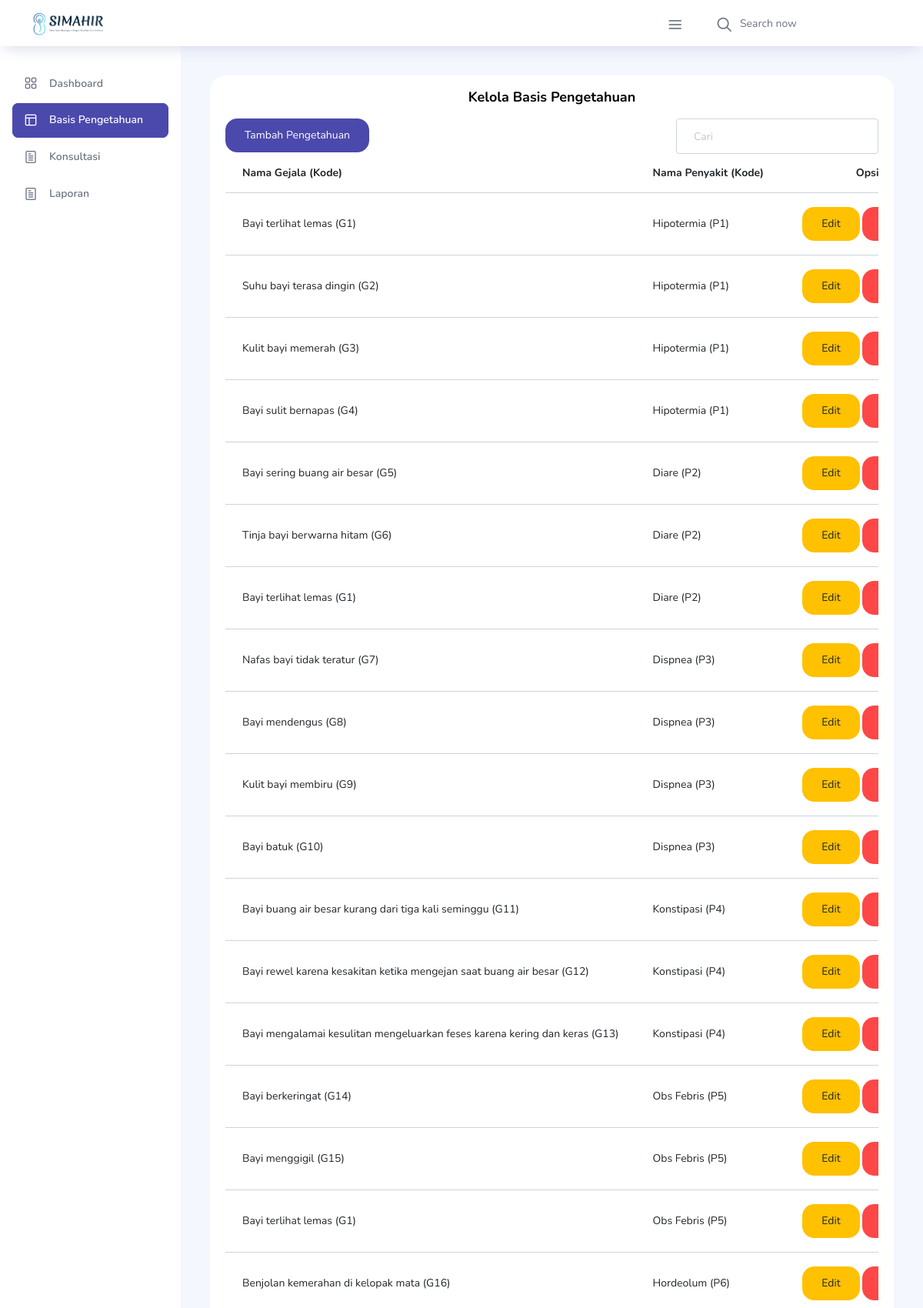
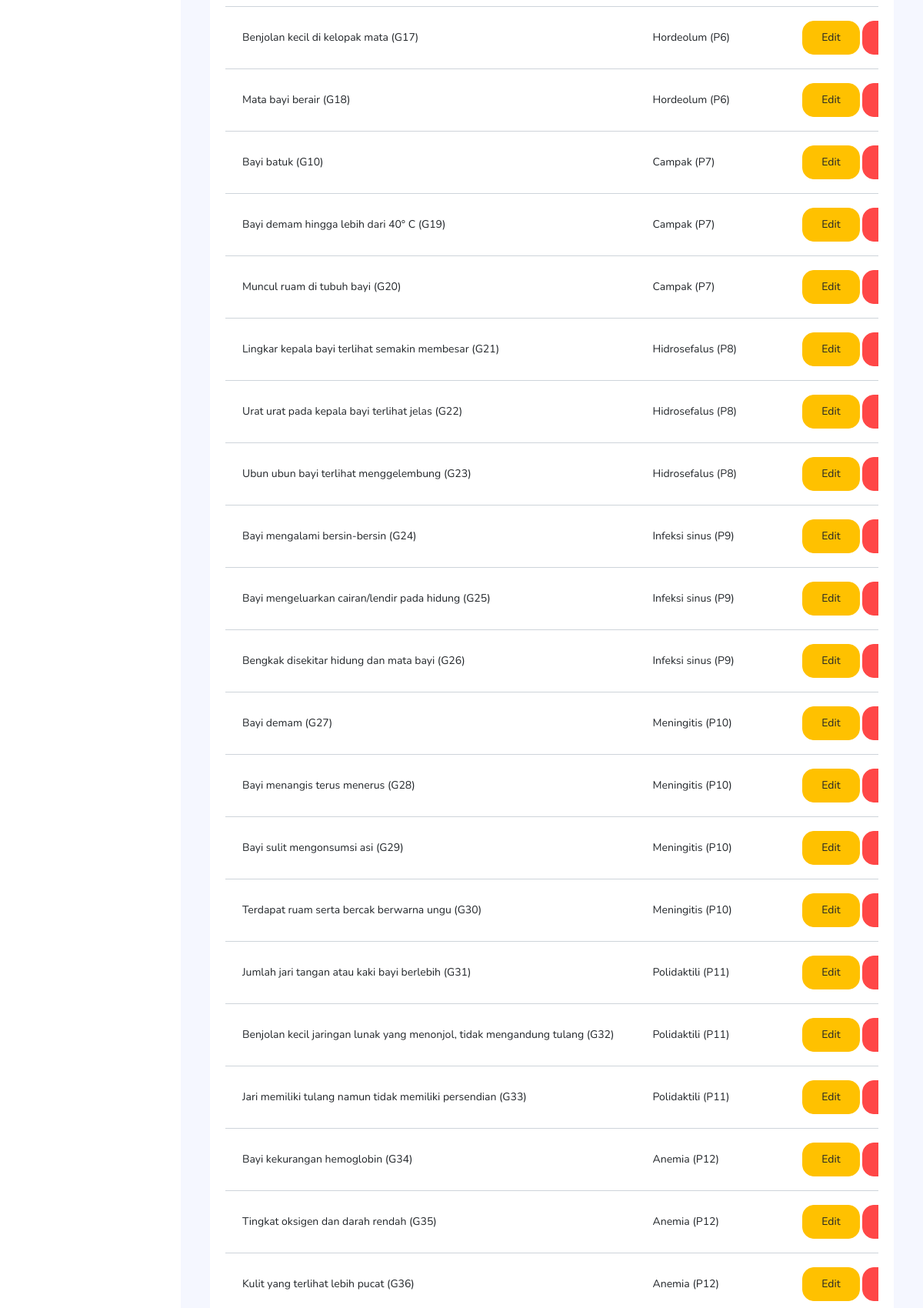
The app's page /view/basis_pengetahuan.php (signed in, upper part) with its own data (2 pictures, top to bottom).
### tables this page shows
CREATE TABLE `tb_pengetahuan`  (
  `id` int(11) NOT NULL AUTO_INCREMENT,
  `kode_gejala` varchar(4) NULL DEFAULT NULL,
  `kode_penyakit` varchar(4) NULL DEFAULT NULL,
  PRIMARY KEY (`id`) USING BTREE
);

CREATE TABLE `tb_gejala`  (
  `id` int(255) NOT NULL AUTO_INCREMENT,
  `kode_gejala` varchar(4) NOT NULL,
  `nama_gejala` varchar(255) NOT NULL,
  PRIMARY KEY (`id`) USING BTREE
);

CREATE TABLE `tb_penyakit`  (
  `id` int(11) NOT NULL AUTO_INCREMENT,
  `kode_penyakit` varchar(4) NOT NULL,
  `nama_penyakit` varchar(50) NOT NULL,
  `pengertian` text NULL,
  `solusi` text NOT NULL,
  PRIMARY KEY (`id`) USING BTREE
);

### class/koneksi.php (called while the page is built, shortened)
<?php
    class koneksi{
        public function __construct($con){
            $this->db=$con;
        }
    }
?>

### view/basis_pengetahuan.php (the view, shortened to what this page needs)
<!DOCTYPE html>
<html lang="en">
<head>
    <link rel="stylesheet" href="../template/vendors/feather/feather.css">
    <link rel="stylesheet" href="../template/vendors/ti-icons/css/themify-icons.css">
    <link rel="stylesheet" href="../template/vendors/css/vendor.bundle.base.css">
    <link rel="stylesheet" href="../template/css/vertical-layout-light/style.css">
    <link rel="stylesheet" href="../template/vendors/select2/select2.min.css">
    <link rel="stylesheet" href="../template/vendors/select2-bootstrap-theme/select2-bootstrap.min.css">
</head>
<body>
    <div class="container-scroller">
        <nav class="navbar col-lg-12 col-12 p-0 fixed-top d-flex flex-row">
            <div class="text-center navbar-brand-wrapper d-flex align-items-center justify-content-center">
                <a class="navbar-brand brand-logo mr-5" href="../template/indexuser.php"><img src="../template/images/logo.png" class="mr-2" alt="logo" /></a>
            </div>
            <div class="navbar-menu-wrapper d-flex align-items-center justify-content-end">
                <button class="navbar-toggler navbar-toggler align-self-center" type="button" data-toggle="minimize">
                    <span class="icon-menu"></span>
                </button>
                <ul class="navbar-nav mr-lg-2">
                    <li class="nav-item nav-search d-none d-lg-block">
                        <div class="input-group">
                            <div class="input-group-prepend hover-cursor" id="navbar-search-icon">
                                <span class="input-group-text" id="search">
                                    <i class="icon-search"></i>
                                </span>
                            </div>
                            <input type="text" class="form-control" id="navbar-search-input" placeholder="Search now" aria-label="search" aria-describedby="search">
                        </div>
                    </li>
                </ul>
            </div>
        </nav>
        <div class="container-fluid page-body-wrapper">
            <nav class="sidebar sidebar-offcanvas" id="sidebar">
                <ul class="nav">
                    <li class="nav-item">
                        <a class="nav-link" href="../template/indexpakar.php">
                            <i class="icon-grid menu-icon"></i>
                            <span class="menu-title">Dashboard</span>
                        </a>
                    </li>
                    <li class="nav-item">
                        <a class="nav-link" href="../view/basis_pengetahuan.php">
                            <i class="icon-layout menu-icon"></i>
                            <span class="menu-title">Basis Pengetahuan</span>
                        </a>
                    </li>
                    <li class="nav-item">
                        <a class="nav-link" href="../view/pakarkonsul.php">
                            <i class="icon-paper menu-icon"></i>
                            <span class="menu-title">Konsultasi</span>
                        </a>
                    </li>
                    <li class="nav-item">
                        <a class="nav-link" href="pages/documentation/documentation.html">
                            <i class="icon-paper menu-icon"></i>
                            <span class="menu-title">Laporan</span>
                        </a>
                    </li>
                </ul>
            </nav>
            <div class="main-panel">
                <div class="content-wrapper">
                    <div class="row">
                        <div class="col-lg-12 grid-margin stretch-card">
                            <div class="card">
                                <div class="card-body">
                                    <center>
                                        <h4 class="card-title">Kelola Basis Pengetahuan</h4>
                                    </center>
                                                    <?php
                                                    require_once '../class/koneksi.php';
                                                    require_once '../class/class_basis_pengetahuan.php';
                                                    ?>
                                    <div class="row justify-content-between">
                                        <div class="col-4">
                                            <button type="button" class="btn btn-primary" data-toggle="modal" data-target="#exampleModal">
                                                Tambah Pengetahuan
                                            </button>
                                        </div>
                                        <div class="col-4">
                                            <input class="form-control" placeholder="Cari" type='text' id='input' onkeyup='searchTable()'>
                                        </div>
                                    </div>
                                    <div class="table-responsive">
                                        <table class="table table-hover">
                                            <thead>
                                                <tr>
                                                    <th scope="col">Nama Gejala (Kode)</th>
                                                    <th scope="col">Nama Penyakit (Kode)</th>
                                                    <th>
                                                        <center>
                                                            Opsi
                                                        </center>
                                                    </th>
                                                </tr>
                                            </thead>
                                            <?php
                                            require_once '../class/class_basis_pengetahuan.php';
                                            $query = "SELECT tb_pengetahuan.*, tb_gejala.nama_gejala, tb_penyakit.nama_penyakit FROM tb_pengetahuan JOIN tb_gejala ON tb_pengetahuan.kode_gejala = tb_gejala.kode_gejala JOIN tb_penyakit ON tb_pengetahuan.kode_penyakit = tb_penyakit.kode_penyakit";
                                            $pengetahuan->Tampilpengetahuan($query);
                                            ?>
                                        </table>
                                    </div>
                                </div>
                            </div>
                        </div>
                    </div>
                </div>
            </div>
        </div>
</body>
</html>

### class/class_basis_pengetahuan.php (shortened to what this page needs)
<?php
require_once 'koneksi.php';
class pengetahuan extends koneksi
{
    public function Tampilpengetahuan($query)
    {
        $query = $this->db->prepare($query);
        $query->execute();
        while ($row = $query->fetch(PDO::FETCH_ASSOC)) : ?>
            <tr>
                <td><?= "{$row['nama_gejala']} ({$row['kode_gejala']})"; ?></td>
                <td><?= "{$row['nama_penyakit']} ({$row['kode_penyakit']})"; ?></td>
                <td>
                    <center>
                        <a href="basis_pengetahuan_edit.php?id=<?= $row['id'] ?>" class='btn btn-warning'><span class='bi bi-pen'></span>Edit</a>
                        <a class="del_pengetahuan btn btn-danger" id="<?= "{$row['id']}" ?>">Hapus</a>
                    </center>
                </td>
            </tr>
        <?php endwhile;
    }
}

### records on screen
tb_pengetahuan: tb_gejala.nama_gejala "Bayi terlihat lemas", kode_gejala "G1", tb_penyakit.nama_penyakit "Hipotermia", kode_penyakit "P1"
tb_pengetahuan: tb_gejala.nama_gejala "Suhu bayi terasa dingin", kode_gejala "G2", tb_penyakit.nama_penyakit "Hipotermia", kode_penyakit "P1"
tb_pengetahuan: tb_gejala.nama_gejala "Kulit bayi memerah", kode_gejala "G3", tb_penyakit.nama_penyakit "Hipotermia", kode_penyakit "P1"
tb_pengetahuan: tb_gejala.nama_gejala "Bayi sulit bernapas", kode_gejala "G4", tb_penyakit.nama_penyakit "Hipotermia", kode_penyakit "P1"
tb_pengetahuan: tb_gejala.nama_gejala "Bayi sering buang air besar", kode_gejala "G5", tb_penyakit.nama_penyakit "Diare", kode_penyakit "P2"
tb_pengetahuan: tb_gejala.nama_gejala "Tinja bayi berwarna hitam", kode_gejala "G6", tb_penyakit.nama_penyakit "Diare", kode_penyakit "P2"
tb_pengetahuan: tb_gejala.nama_gejala "Bayi terlihat lemas", kode_gejala "G1", tb_penyakit.nama_penyakit "Diare", kode_penyakit "P2"
tb_pengetahuan: tb_gejala.nama_gejala "Nafas bayi tidak teratur", kode_gejala "G7", tb_penyakit.nama_penyakit "Dispnea", kode_penyakit "P3"
tb_pengetahuan: tb_gejala.nama_gejala "Bayi mendengus", kode_gejala "G8", tb_penyakit.nama_penyakit "Dispnea", kode_penyakit "P3"
tb_pengetahuan: tb_gejala.nama_gejala "Kulit bayi membiru", kode_gejala "G9", tb_penyakit.nama_penyakit "Dispnea", kode_penyakit "P3"
tb_pengetahuan: tb_gejala.nama_gejala "Bayi batuk", kode_gejala "G10", tb_penyakit.nama_penyakit "Dispnea", kode_penyakit "P3"
tb_pengetahuan: tb_gejala.nama_gejala "Bayi buang air besar kurang dari tiga kali seminggu", kode_gejala "G11", tb_penyakit.nama_penyakit "Konstipasi", kode_penyakit "P4"
tb_pengetahuan: tb_gejala.nama_gejala "Bayi rewel karena kesakitan ketika mengejan saat buang air besar", kode_gejala "G12", tb_penyakit.nama_penyakit "Konstipasi", kode_penyakit "P4"
tb_pengetahuan: tb_gejala.nama_gejala "Bayi mengalamai kesulitan mengeluarkan feses karena kering dan keras", kode_gejala "G13", tb_penyakit.nama_penyakit "Konstipasi", kode_penyakit "P4"
tb_pengetahuan: tb_gejala.nama_gejala "Bayi berkeringat", kode_gejala "G14", tb_penyakit.nama_penyakit "Obs Febris", kode_penyakit "P5"
tb_pengetahuan: tb_gejala.nama_gejala "Bayi menggigil", kode_gejala "G15", tb_penyakit.nama_penyakit "Obs Febris", kode_penyakit "P5"
tb_pengetahuan: tb_gejala.nama_gejala "Bayi terlihat lemas", kode_gejala "G1", tb_penyakit.nama_penyakit "Obs Febris", kode_penyakit "P5"
tb_pengetahuan: tb_gejala.nama_gejala "Benjolan kemerahan di kelopak mata", kode_gejala "G16", tb_penyakit.nama_penyakit "Hordeolum", kode_penyakit "P6"
tb_pengetahuan: tb_gejala.nama_gejala "Benjolan kecil di kelopak mata", kode_gejala "G17", tb_penyakit.nama_penyakit "Hordeolum", kode_penyakit "P6"
tb_pengetahuan: tb_gejala.nama_gejala "Mata bayi berair", kode_gejala "G18", tb_penyakit.nama_penyakit "Hordeolum", kode_penyakit "P6"
tb_pengetahuan: tb_gejala.nama_gejala "Bayi batuk", kode_gejala "G10", tb_penyakit.nama_penyakit "Campak", kode_penyakit "P7"
tb_pengetahuan: tb_gejala.nama_gejala "Bayi demam hingga lebih dari 40° C", kode_gejala "G19", tb_penyakit.nama_penyakit "Campak", kode_penyakit "P7"
tb_pengetahuan: tb_gejala.nama_gejala "Muncul ruam di tubuh bayi", kode_gejala "G20", tb_penyakit.nama_penyakit "Campak", kode_penyakit "P7"
tb_pengetahuan: tb_gejala.nama_gejala "Lingkar kepala bayi terlihat semakin membesar", kode_gejala "G21", tb_penyakit.nama_penyakit "Hidrosefalus", kode_penyakit "P8"
tb_pengetahuan: tb_gejala.nama_gejala "Urat urat pada kepala bayi terlihat jelas", kode_gejala "G22", tb_penyakit.nama_penyakit "Hidrosefalus", kode_penyakit "P8"
tb_pengetahuan: tb_gejala.nama_gejala "Ubun ubun bayi terlihat menggelembung", kode_gejala "G23", tb_penyakit.nama_penyakit "Hidrosefalus", kode_penyakit "P8"
tb_pengetahuan: tb_gejala.nama_gejala "Bayi mengalami bersin-bersin", kode_gejala "G24", tb_penyakit.nama_penyakit "Infeksi sinus", kode_penyakit "P9"
tb_pengetahuan: tb_gejala.nama_gejala "Bayi mengeluarkan cairan/lendir pada hidung", kode_gejala "G25", tb_penyakit.nama_penyakit "Infeksi sinus", kode_penyakit "P9"
tb_pengetahuan: tb_gejala.nama_gejala "Bengkak disekitar hidung dan mata bayi", kode_gejala "G26", tb_penyakit.nama_penyakit "Infeksi sinus", kode_penyakit "P9"
tb_pengetahuan: tb_gejala.nama_gejala "Bayi demam", kode_gejala "G27", tb_penyakit.nama_penyakit "Meningitis", kode_penyakit "P10"
tb_pengetahuan: tb_gejala.nama_gejala "Bayi menangis terus menerus", kode_gejala "G28", tb_penyakit.nama_penyakit "Meningitis", kode_penyakit "P10"
tb_pengetahuan: tb_gejala.nama_gejala "Bayi sulit mengonsumsi asi", kode_gejala "G29", tb_penyakit.nama_penyakit "Meningitis", kode_penyakit "P10"
tb_pengetahuan: tb_gejala.nama_gejala "Terdapat ruam serta bercak berwarna ungu", kode_gejala "G30", tb_penyakit.nama_penyakit "Meningitis", kode_penyakit "P10"
tb_pengetahuan: tb_gejala.nama_gejala "Jumlah jari tangan atau kaki bayi berlebih", kode_gejala "G31", tb_penyakit.nama_penyakit "Polidaktili", kode_penyakit "P11"
tb_pengetahuan: tb_gejala.nama_gejala "Benjolan kecil jaringan lunak yang menonjol, tidak mengandung tulang", kode_gejala "G32", tb_penyakit.nama_penyakit "Polidaktili", kode_penyakit "P11"
tb_pengetahuan: tb_gejala.nama_gejala "Jari memiliki tulang namun tidak memiliki persendian", kode_gejala "G33", tb_penyakit.nama_penyakit "Polidaktili", kode_penyakit "P11"
tb_pengetahuan: tb_gejala.nama_gejala "Bayi kekurangan hemoglobin", kode_gejala "G34", tb_penyakit.nama_penyakit "Anemia", kode_penyakit "P12"
tb_pengetahuan: tb_gejala.nama_gejala "Tingkat oksigen dan darah rendah", kode_gejala "G35", tb_penyakit.nama_penyakit "Anemia", kode_penyakit "P12"
tb_pengetahuan: tb_gejala.nama_gejala "Kulit yang terlihat lebih pucat", kode_gejala "G36", tb_penyakit.nama_penyakit "Anemia", kode_penyakit "P12"
